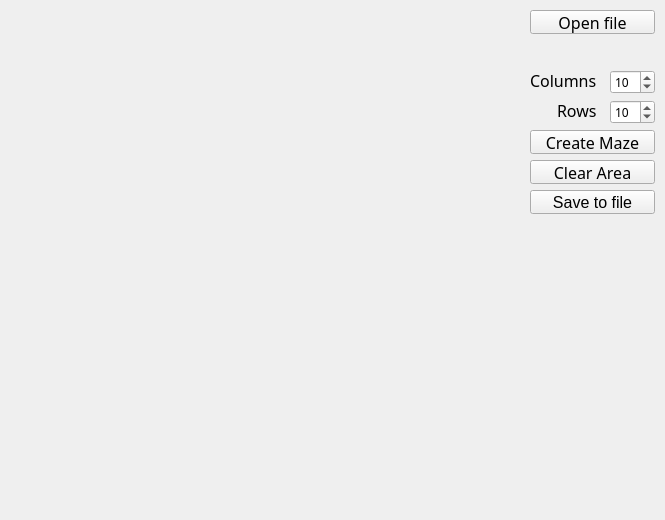
<?xml version="1.0" encoding="UTF-8"?>
<ui version="4.0">
 <class>MainWindow</class>
 <widget class="QMainWindow" name="MainWindow">
  <property name="geometry">
   <rect>
    <x>0</x>
    <y>0</y>
    <width>665</width>
    <height>520</height>
   </rect>
  </property>
  <property name="minimumSize">
   <size>
    <width>665</width>
    <height>520</height>
   </size>
  </property>
  <property name="maximumSize">
   <size>
    <width>696</width>
    <height>520</height>
   </size>
  </property>
  <property name="windowTitle">
   <string>view</string>
  </property>
  <widget class="QWidget" name="centralwidget">
   <widget class="QSpinBox" name="cols_spinbox">
    <property name="geometry">
     <rect>
      <x>610</x>
      <y>70</y>
      <width>45</width>
      <height>24</height>
     </rect>
    </property>
    <property name="font">
     <font>
      <family>Gotham Pro</family>
     </font>
    </property>
    <property name="minimum">
     <number>1</number>
    </property>
    <property name="maximum">
     <number>50</number>
    </property>
    <property name="value">
     <number>10</number>
    </property>
   </widget>
   <widget class="QLabel" name="cols_label">
    <property name="geometry">
     <rect>
      <x>530</x>
      <y>70</y>
      <width>81</width>
      <height>21</height>
     </rect>
    </property>
    <property name="font">
     <font>
      <family>Gotham Pro</family>
      <pointsize>12</pointsize>
      <bold>false</bold>
     </font>
    </property>
    <property name="text">
     <string>Columns</string>
    </property>
   </widget>
   <widget class="QLabel" name="rows_label">
    <property name="geometry">
     <rect>
      <x>557</x>
      <y>100</y>
      <width>51</width>
      <height>21</height>
     </rect>
    </property>
    <property name="font">
     <font>
      <family>Gotham Pro</family>
      <pointsize>12</pointsize>
      <bold>false</bold>
     </font>
    </property>
    <property name="text">
     <string>Rows</string>
    </property>
   </widget>
   <widget class="QSpinBox" name="rows_spinbox">
    <property name="geometry">
     <rect>
      <x>610</x>
      <y>100</y>
      <width>45</width>
      <height>24</height>
     </rect>
    </property>
    <property name="font">
     <font>
      <family>Gotham Pro</family>
     </font>
    </property>
    <property name="minimum">
     <number>1</number>
    </property>
    <property name="maximum">
     <number>50</number>
    </property>
    <property name="value">
     <number>10</number>
    </property>
   </widget>
   <widget class="QPushButton" name="open_button">
    <property name="geometry">
     <rect>
      <x>530</x>
      <y>10</y>
      <width>125</width>
      <height>24</height>
     </rect>
    </property>
    <property name="font">
     <font>
      <family>Gotham Pro</family>
      <pointsize>12</pointsize>
     </font>
    </property>
    <property name="text">
     <string>Open file</string>
    </property>
   </widget>
   <widget class="QPushButton" name="generate_button">
    <property name="geometry">
     <rect>
      <x>530</x>
      <y>130</y>
      <width>125</width>
      <height>24</height>
     </rect>
    </property>
    <property name="font">
     <font>
      <family>Gotham Pro</family>
      <pointsize>12</pointsize>
     </font>
    </property>
    <property name="text">
     <string>Create Maze</string>
    </property>
   </widget>
   <widget class="QPushButton" name="clear_button">
    <property name="geometry">
     <rect>
      <x>530</x>
      <y>160</y>
      <width>125</width>
      <height>24</height>
     </rect>
    </property>
    <property name="font">
     <font>
      <family>Gotham Pro</family>
      <pointsize>12</pointsize>
     </font>
    </property>
    <property name="text">
     <string>Clear Area</string>
    </property>
   </widget>
   <widget class="QLabel" name="filename_label">
    <property name="geometry">
     <rect>
      <x>530</x>
      <y>40</y>
      <width>121</width>
      <height>21</height>
     </rect>
    </property>
    <property name="text">
     <string/>
    </property>
   </widget>
   <widget class="QPushButton" name="savetofile_button">
    <property name="geometry">
     <rect>
      <x>530</x>
      <y>190</y>
      <width>125</width>
      <height>24</height>
     </rect>
    </property>
    <property name="font">
     <font>
      <pointsize>12</pointsize>
     </font>
    </property>
    <property name="text">
     <string>Save to file</string>
    </property>
   </widget>
  </widget>
 </widget>
 <resources/>
 <connections/>
</ui>
